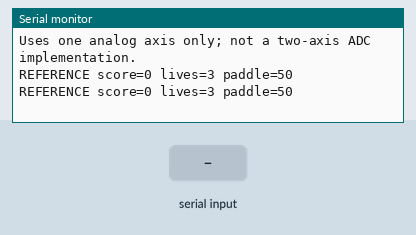
This sketch was run on a simulated Arduino Uno, built with avr-gcc and run on an emulated ATmega328P. On the bench: the last lines printed to the serial monitor. The test bench sets the inputs (shaded band).

Above: at 1.2 s.
1.3 s: "a" received over Serial
At 1.9 s:
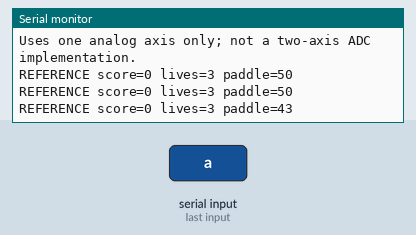
2.8 s: "d" received over Serial
At 3.31 s:
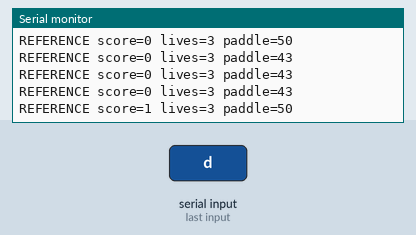
Timing chart, 0 to 5.8 s (numbered marks = the images above; inputs shaded):
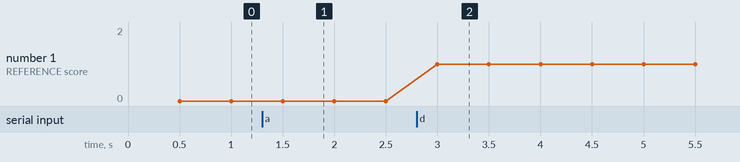

Measured:
- after the input at 1.3 s, the serial monitor: prints a new line after 0.20 s (image 1)
- after the input at 2.8 s, the serial monitor: prints a new line after 0.20 s (image 2)

The sketch:

joystick_display.ino
```cpp
#include "config.h"
#include "game.h"
#if ENABLE_TFT
#include <Adafruit_GFX.h>
#include <Adafruit_ST7735.h>
Adafruit_ST7735 screen(TFT_CS, TFT_DC, TFT_RST);
#endif
pocket::Game game;
int simulatedAdc = 512;
uint32_t lastStep = 0, lastReport = 0;

void setup() {
  Serial.begin(115200);
  Serial.println(F("NEW REFERENCE paddle game. Serial a/d=move, space=restart."));
  Serial.println(F("Uses one analog axis only; not a two-axis ADC implementation."));
#if ENABLE_TFT
  screen.initR(INITR_BLACKTAB); screen.setRotation(0); screen.fillScreen(ST77XX_BLACK);
#endif
  game.restart();
}

void loop() {
  const uint32_t now = millis();
  uint8_t commands = 0;
  while (Serial.available() && commands++ < 16) {
    const char c = char(Serial.read());
    if (c == ' ') game.restart();
#if !ENABLE_JOYSTICK_INPUT
    if (c == 'a') simulatedAdc = max(0, simulatedAdc - 64);
    if (c == 'd') simulatedAdc = min(1023, simulatedAdc + 64);
#endif
  }
#if ENABLE_JOYSTICK_INPUT
  game.input(analogRead(A0));
#else
  game.input(simulatedAdc);
#endif
  if (uint32_t(now - lastStep) >= 20UL) {
    lastStep = now; // No unbounded catch-up after a stall.
    game.step();
#if ENABLE_TFT
    screen.fillScreen(ST77XX_BLACK);
    screen.setCursor(0, 0); screen.setTextSize(1); screen.setTextColor(ST77XX_WHITE);
    screen.print("S:"); screen.print(game.score); screen.print(" L:"); screen.print(game.lives);
    screen.fillRect(game.paddleX, game.paddleY, game.paddleWidth, 4, ST77XX_GREEN);
    screen.fillCircle(int(game.ballX), int(game.ballY), 2, ST77XX_WHITE);
    if (!game.playing) { screen.setCursor(10, 65); screen.print("GAME OVER"); }
#endif
  }
  if (uint32_t(now - lastReport) >= 500UL) {
    lastReport = now; Serial.print(F("REFERENCE score=")); Serial.print(game.score);
    Serial.print(F(" lives=")); Serial.print(game.lives);
    Serial.print(F(" paddle=")); Serial.println(game.paddleX);
  }
  delay(1);
}
```

game.h
```cpp
#pragma once
#include <stdint.h>

namespace pocket {
class Game {
 public:
  static const int width = 128, height = 160, paddleWidth = 28, paddleY = 145;
  float ballX = 64, ballY = 80, vx = 1.0f, vy = -1.5f;
  int paddleX = 50, score = 0, lives = 3;
  bool playing = false;
  void restart() { score = 0; lives = 3; playing = true; resetBall(); }
  void input(int adc) {
    if (adc < 0) adc = 0;
    if (adc > 1023) adc = 1023;
    paddleX = int(static_cast<long>(adc) * (width - paddleWidth) / 1023L);
  }
  void step() {
    if (!playing) return;
    const float previousY = ballY;
    ballX += vx; ballY += vy;
    if (ballX < 2) { ballX = 2; vx = -vx; }
    else if (ballX > width - 3) { ballX = width - 3; vx = -vx; }
    if (ballY < 14) { ballY = 14; vy = -vy; }
    if (vy > 0 && previousY + 2 <= paddleY && ballY + 2 >= paddleY &&
        ballX + 2 >= paddleX && ballX - 2 <= paddleX + paddleWidth) {
      ballY = paddleY - 3; vy = -vy; if (score < 9999) ++score;
    }
    if (ballY > height + 2) { --lives; if (lives <= 0) playing = false; resetBall(); }
  }
 private:
  void resetBall() { ballX = 64; ballY = 80; vx = 1; vy = -1.5f; }
};
}  // namespace pocket
```

config.h
```cpp
#pragma once
#define ENABLE_JOYSTICK_INPUT 0
#define ADC_INTERFACE_VERIFIED 0
#define ENABLE_TFT 0
#define TFT_CS -1
#define TFT_DC -1
#define TFT_RST -1
#define TFT_MODEL_VERIFIED 0
#define TFT_RESET_WIRING_VERIFIED 0
#if ENABLE_JOYSTICK_INPUT && !ADC_INTERFACE_VERIFIED
#error "Verify actual board A0 input limits and joystick voltage before enabling"
#endif
#if ENABLE_TFT && (TFT_CS < 0 || TFT_DC < 0 || !TFT_MODEL_VERIFIED || !TFT_RESET_WIRING_VERIFIED)
#error "Verify ST7735 black-tab 128x160, actual pins and reset wiring before enabling"
#endif
#if ENABLE_TFT && (TFT_CS == TFT_DC || (TFT_RST >= 0 && (TFT_RST == TFT_CS || TFT_RST == TFT_DC)))
#error "TFT control pins must be distinct"
#endif
```
